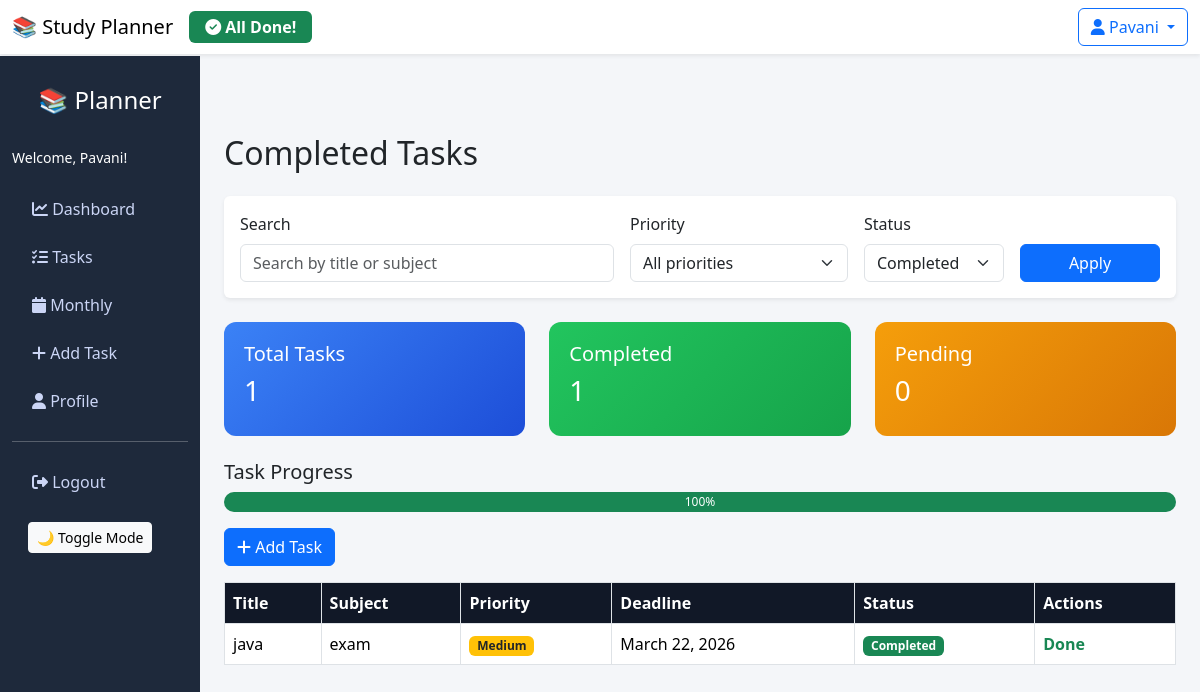
The app's page /tasks/?status=completed (signed in) with its own data.
### planner/models.py (models this page shows, shortened)
class Task(models.Model):
    PRIORITY_HIGH = 'High'
    PRIORITY_MEDIUM = 'Medium'
    PRIORITY_LOW = 'Low'
    PRIORITY_CHOICES = [
        (PRIORITY_HIGH, 'High'),
        (PRIORITY_MEDIUM, 'Medium'),
        (PRIORITY_LOW, 'Low'),
    ]
    user = models.ForeignKey(User, on_delete=models.CASCADE, null=True, blank=True)
    title = models.CharField(max_length=200)
    subject = models.CharField(max_length=100)
    deadline = models.DateField()
    priority = models.CharField(max_length=6, choices=PRIORITY_CHOICES, default=PRIORITY_MEDIUM)
    completed = models.BooleanField(default=False)

### planner/views.py (the view)
# urls.py: path('tasks/', views.task_list, name='tasks'),
@login_required
def task_list(request):
    tasks = Task.objects.filter(user=request.user)
    status_filter = request.GET.get('status')
    if status_filter == 'completed':
        tasks = tasks.filter(completed=True)
        page_title = 'Completed Tasks'
    elif status_filter == 'pending':
        tasks = tasks.filter(completed=False)
        page_title = 'Pending Tasks'
    else:
        page_title = 'All Tasks'
    priority_filter = request.GET.get('priority')
    if priority_filter in [Task.PRIORITY_HIGH, Task.PRIORITY_MEDIUM, Task.PRIORITY_LOW]:
        tasks = tasks.filter(priority=priority_filter)
    search_query = request.GET.get('q', '').strip()
    if search_query:
        tasks = tasks.filter(
            Q(title__icontains=search_query) | Q(subject__icontains=search_query)
        )
    tasks = tasks.annotate(
        priority_order=Case(
            When(priority='High', then=Value(1)),
            When(priority='Medium', then=Value(2)),
            When(priority='Low', then=Value(3)),
            default=Value(4),
            output_field=IntegerField(),
        )
    ).order_by('completed', 'priority_order', 'deadline')
    total_tasks = tasks.count()
    completed_tasks = tasks.filter(completed=True).count()
    pending_tasks = total_tasks - completed_tasks
    progress = 0
    if total_tasks > 0:
        progress = int((completed_tasks / total_tasks) * 100)
    context = {
        'tasks': tasks,
        'total_tasks': total_tasks,
        'completed_tasks': completed_tasks,
        'pending_tasks': pending_tasks,
        'progress': progress,
        'progress_style': f'width: {progress}%;',
        'page_title': page_title,
        'status_filter': status_filter,
        'priority_filter': priority_filter,
        'search_query': search_query,
    }
    return render(request, 'tasks.html', context)

### planner/templates/tasks.html (shortened to what this page needs)
<!DOCTYPE html>
<html>
<head>
<link href="https://cdn.jsdelivr.net/npm/bootstrap@5.3.2/dist/css/bootstrap.min.css" rel="stylesheet">
<link rel="stylesheet" href="https://cdnjs.cloudflare.com/ajax/libs/font-awesome/6.5.0/css/all.min.css">
</head>
<body>
<nav class="navbar navbar-expand-lg navbar-light bg-white shadow-sm">
  <div class="container-fluid">
    <div class="d-flex align-items-center">
      <span class="navbar-brand mb-0 h1 me-3">📚 Study Planner</span>
      {% if pending_tasks > 0 %}
      <span class="badge bg-danger fs-6 px-3 py-2" title="Pending Tasks">
        <i class="fa-solid fa-tasks me-1"></i>{{ pending_tasks }} Pending
      </span>
      {% else %}
      <span class="badge bg-success fs-6 px-3 py-2" title="All Tasks Completed">
        <i class="fa-solid fa-check-circle me-1"></i>All Done!
      </span>
      {% endif %}
    </div>
    <div class="d-flex">
      <div class="dropdown">
        <button class="btn btn-outline-primary dropdown-toggle" type="button" id="userDropdown" data-bs-toggle="dropdown" aria-expanded="false">
          <i class="fa-solid fa-user"></i> {{ user.username }}
        </button>
      </div>
    </div>
  </div>
</nav>
<div class="container-fluid">
<div class="row">
<div class="col-md-2 sidebar">
<h4>📚 Planner</h4>
<div class="mb-3">
    <small>Welcome, {{ user.username }}!</small>
</div>
<a href="{% url 'dashboard' %}" class="nav-link"><i class="fa-solid fa-chart-line"></i> Dashboard</a>
<a href="{% url 'tasks' %}" class="nav-link"><i class="fa-solid fa-list-check"></i> Tasks</a>
<a href="{% url 'monthly_planner' %}" class="nav-link"><i class="fa-solid fa-calendar"></i> Monthly</a>
<a href="/add/" class="nav-link"><i class="fa-solid fa-plus"></i> Add Task</a>
<a href="{% url 'profile' %}" class="nav-link"><i class="fa-solid fa-user"></i> Profile</a>
<hr>
<a href="{% url 'logout' %}" class="nav-link"><i class="fa-solid fa-sign-out-alt"></i> Logout</a>
<button onclick="toggleMode()" class="btn btn-sm btn-light mt-3 ms-3">
🌙 Toggle Mode
</button>
</div>
<div class="col-md-10 p-4" style="margin-left: 16.666667%; margin-top: 56px;">
<h2 class="mb-4">{{ page_title }}</h2>
<div class="mb-4">
  <div class="card shadow-sm border-0">
    <div class="card-body p-3">
      <form method="get" class="row g-3 align-items-end">
        <div class="col-md-5">
          <label class="form-label">Search</label>
          <input type="search" name="q" class="form-control" placeholder="Search by title or subject" value="{{ search_query }}">
        </div>
        <div class="col-md-3">
          <label class="form-label">Priority</label>
          <select name="priority" class="form-select">
            <option value="" {% if not priority_filter %}selected{% endif %}>All priorities</option>
          </select>
        </div>
        <div class="col-md-2">
          <label class="form-label">Status</label>
          <select name="status" class="form-select">
            <option value="completed" {% if status_filter == 'completed' %}selected{% endif %}>Completed</option>
          </select>
        </div>
        <div class="col-md-2 d-grid">
          <button type="submit" class="btn btn-primary">Apply</button>
        </div>
      </form>
    </div>
  </div>
</div>
<div class="row mb-4">
<div class="col-md-4">
<div class="dashboard-card card-blue">
<h5>Total Tasks</h5>
<h3>{{total_tasks}}</h3>
</div>
</div>
<div class="col-md-4">
<div class="dashboard-card card-green">
<h5>Completed</h5>
<h3>{{completed_tasks}}</h3>
</div>
</div>
<div class="col-md-4">
<div class="dashboard-card card-orange">
<h5>Pending</h5>
<h3>{{pending_tasks}}</h3>
</div>
</div>
</div>
<h5>Task Progress</h5>
<div class="progress mb-3">
<div class="progress-bar bg-success" role="progressbar" style="width: {{ progress }}%;" aria-valuenow="{{ progress }}" aria-valuemin="0" aria-valuemax="100">
{{ progress }}%
</div>
</div>
<a href="/add/" class="btn btn-primary mb-3">
<i class="fa-solid fa-plus"></i> Add Task
</a>
<table class="table table-bordered table-hover">
<thead>
<tr>
<th>Title</th>
<th>Subject</th>
<th>Priority</th>
<th>Deadline</th>
<th>Status</th>
<th>Actions</th>
</tr>
</thead>
<tbody>
{% for task in tasks %}
<tr>
<td>{{task.title}}</td>
<td>{{task.subject}}</td>
<td>
    {% if task.priority == 'High' %}
      <span class="badge bg-danger">High</span>
    {% elif task.priority == 'Medium' %}
      <span class="badge bg-warning text-dark">Medium</span>
    {% else %}
      <span class="badge bg-secondary">Low</span>
    {% endif %}
</td>
<td>{{task.deadline}}</td>
<td>
{% if task.completed %}
<span class="badge bg-success">Completed</span>
{% else %}
<span class="badge bg-warning text-dark">Pending</span>
{% endif %}
</td>
<td>
{% if not task.completed %}
<a href="/edit/{{task.id}}" class="btn btn-warning btn-sm">
<i class="fa-solid fa-pen"></i>
</a>
<a href="/delete/{{task.id}}" class="btn btn-danger btn-sm">
<i class="fa-solid fa-trash"></i>
</a>
<a href="/complete/{{task.id}}" class="btn btn-success btn-sm">
<i class="fa-solid fa-check"></i>
</a>
{% else %}
<span class="text-success fw-bold">Done</span>
{% endif %}
</td>
</tr>
{% endfor %}
</tbody>
</table>
</div>
</div>
</div>
</body>
</html>

### planner/templates/tasks.html (style rules this page uses)
body { background:#f4f6f9; font-family:'Segoe UI', sans-serif; }
.sidebar { height:100vh; background:#1e293b; color:white; padding-top:30px; position: fixed; top: 56px; left: 0; width: 16.666667%; overflow-y: auto; }
.sidebar h4 { text-align:center; margin-bottom:30px; }
.sidebar a { display:block; color:#cbd5f5; padding:12px 20px; text-decoration:none; }
.dashboard-card { border-radius:12px; padding:20px; color:white; transition: all 0.3s ease; cursor: pointer; position: relative; overflow: hidden; }
.dashboard-card::before { content: ''; position: absolute; top: 0; left: -100%; width: 100%; height: 100%; background: linear-gradient(90deg, transparent, rgba(255,255,255,0.2), transparent); transition: left 0.5s; }
.card-blue { background: linear-gradient(135deg, #3b82f6, #1d4ed8); }
.card-green { background: linear-gradient(135deg, #22c55e, #16a34a); }
.card-orange { background: linear-gradient(135deg, #f59e0b, #d97706); }
.table th { background:#111827; color:white; }
.progress { height:20px; border-radius:15px; }

### records on screen
Task: title "java", subject "exam", priority "Medium", deadline "March 22, 2026", completed "Completed"

### other values on screen
{{ user.username }} "Pavani"
{{ page_title }} "Completed Tasks"
{{ total_tasks }} "1"
{{ completed_tasks }} "1"
{{ pending_tasks }} "0"
{{ progress }} "100"
